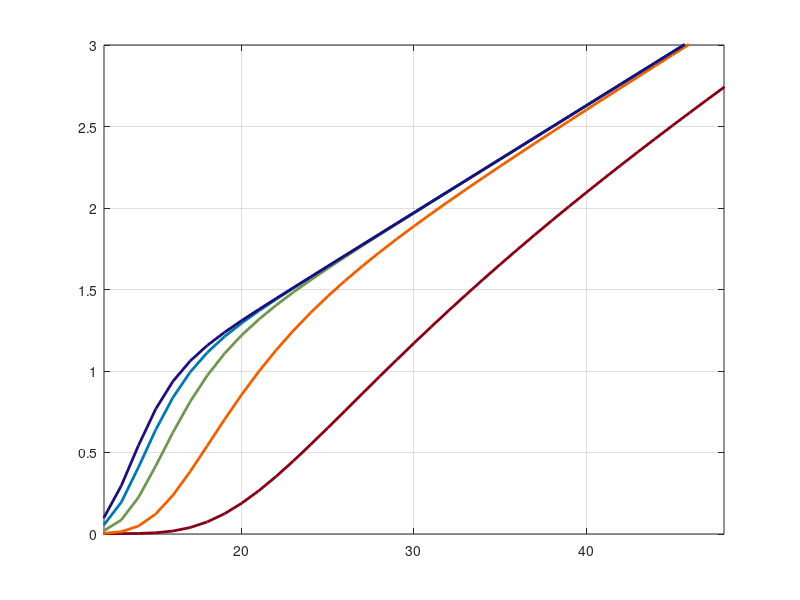

This figure's MATLAB source:
%
%   Calculation the time overheads that spend within the whole transmit
%   process in a Linear Wireless Sensor Network (LSN)
%   for protocols with no ackonowledgement methods
%

% operation zone data
z_i = 15e3;                       %   the full operation distance, m
nodes_quantity = 120;                                                      % the whole networksensor node quantity
x_i = 1 : 1 : nodes_quantity  + 1;                                         % sensor node quantity

% comunication parameters
f_b = 433e6;                      %   carier frequency, Hz
V_em = 3e8;                       %   speed of light in vacuum, m/s
P_tr = 100e-3;                    %   transmitter power, W
SNR = -121;                       %   declared sensitivity, dBm
Strn = 45;                        %   noise srength coefficient
R_uart = 19.2e3;                  %   RS-485 interface bit rate (symbol speed), kbit/s
R_rfm  = 19.2e3;                  %   radio-frequency module bit rate (symbol speed), kbit/s
G_rc = 1.0;                       %   the gain of the receiving antenna
G_tr = 1.0;                       %   the gain of the transmitting antenna
fading = [5 10 20 40 100]';                                                % area radio propagation characteristics matrix
areas_quantity = size(fading, 1);                                          % the LWSN areas qantity
repeat_number = 3;                                                         % retranslation repeat initiation processes number

% message values
V_pra  = 4 .* 8;                  %   preamble size
V_sync = 4 .* 8;                  %   synchronization word size
V_start = 1 .* 8;                 %   start comdition
V_len  = 1 .* 8;                  %   data packet length
V_data = 25 .* 8;                 %   data packet size
V_crc  = 4 .* 8;                  %   CRC size
V_stop = 1 .* 8;                  %   stop comdition

V_tx = V_pra + V_sync + V_start + V_len + V_data + V_crc + V_stop;
V_rx = round(0.6 .* V_pra + V_sync + V_start + V_len + V_data + V_crc + V_stop);

% MCU parameters
f_clk = 48e6;
T_clk = 1 ./ f_clk;
N_rx_sys = 15913;
N_tx_sys = 16737;
t_intr = 0.33e-6;                %   interrupt time

% additive time expenses part
t_data = 1.75e-3;                %   data sensors gathering
t_mcu_tx = T_clk .* N_tx_sys;    %   MCU processing time

t_add = t_data + t_mcu_tx;

% multiplicative time expenses part
% recieve radio communication time expenses
t_rf_rx = V_rx ./ R_rfm;
t_mcu_rx = T_clk .* N_rx_sys;    %   MCU processing time
t_uart_rx = V_rx ./ R_uart;

t_rx = t_intr + t_rf_rx + t_mcu_rx + t_uart_rx;

% data transmit radio communication time expenses
t_rf_tx = V_tx ./ R_rfm;
t_uart_tx = V_tx ./ R_uart;
t_tx = t_rf_tx + t_uart_tx;

t_mlt = t_rx + t_tx;

% the resultative time expenses
d_i = z_i ./ (x_i + 1);
P_rc = (P_tr .* G_tr .* G_rc .* V_em.^2) ./ (4 .* pi .* d_i .* f_b).^2;

P_rx_max = 10.^(SNR ./ 10 - 3);
P_n = P_rx_max .* 10.^(Strn/10);

h2 = P_rc ./ P_n;

plot_colors = [0.533 0.000 0.082; ...                                      % red
               0.941 0.376 0.000; ...                                      % orange
               0.447 0.588 0.322; ...                                      % green
               0.000 0.478 0.682; ...                                      % ligt blue
               0.114 0.059 0.475];                                         % purpur

p_ber_i = zeros(areas_quantity, nodes_quantity + 1);
t_del_i = zeros(areas_quantity, nodes_quantity + 1);

for i = (1 : 1 : areas_quantity)
    p_ber_i(i, :) = ((fading(i, 1) + 1) ./ (h2 + 2 .* fading(i, 1) + 2)) .* ...
                exp(-((fading(i, 1) .*  h2) ./ (h2 + 2 .* fading(i, 1) + 2)));
    t_del_i = t_add + x_i .* t_mlt .* ((1 - p_ber_i).^V_tx);

    graph1(i) = plot(x_i, t_del_i(i, :), ...
                'LineWidth', 2.0, 'Color', plot_colors(i, :));
    hold on;
    grid;
end

xlim([12 nodes_quantity / 2.5]);
ylim([0 3]);
hold off;
